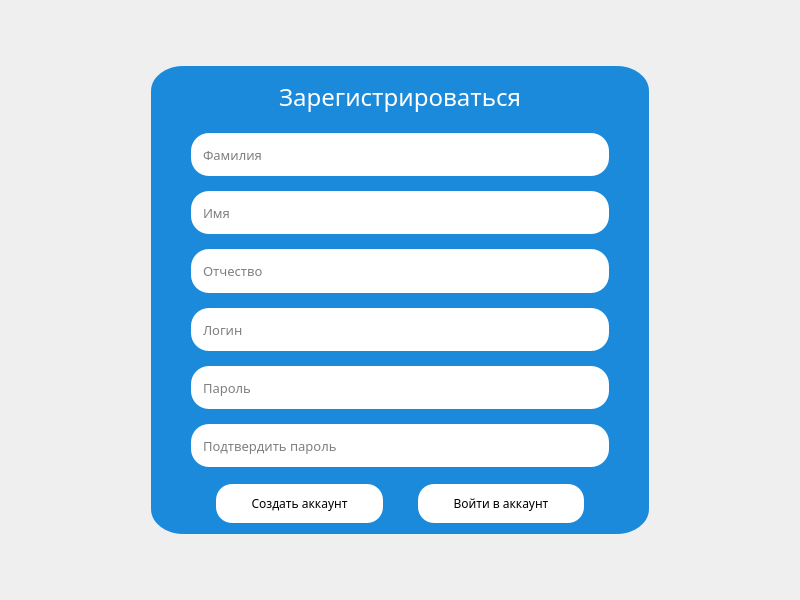
<?xml version="1.0" encoding="UTF-8"?>
<ui version="4.0">
 <class>RegWindow</class>
 <widget class="QDialog" name="RegWindow">
  <property name="geometry">
   <rect>
    <x>0</x>
    <y>0</y>
    <width>800</width>
    <height>600</height>
   </rect>
  </property>
  <property name="windowTitle">
   <string>Dialog</string>
  </property>
  <layout class="QGridLayout" name="gridLayout">
   <item row="0" column="1">
    <spacer name="verticalSpacer">
     <property name="orientation">
      <enum>Qt::Vertical</enum>
     </property>
     <property name="sizeType">
      <enum>QSizePolicy::Fixed</enum>
     </property>
     <property name="sizeHint" stdset="0">
      <size>
       <width>20</width>
       <height>55</height>
      </size>
     </property>
    </spacer>
   </item>
   <item row="1" column="0">
    <spacer name="horizontalSpacer_2">
     <property name="orientation">
      <enum>Qt::Horizontal</enum>
     </property>
     <property name="sizeType">
      <enum>QSizePolicy::Fixed</enum>
     </property>
     <property name="sizeHint" stdset="0">
      <size>
       <width>140</width>
       <height>20</height>
      </size>
     </property>
    </spacer>
   </item>
   <item row="2" column="3">
    <spacer name="horizontalSpacer">
     <property name="orientation">
      <enum>Qt::Horizontal</enum>
     </property>
     <property name="sizeType">
      <enum>QSizePolicy::Fixed</enum>
     </property>
     <property name="sizeHint" stdset="0">
      <size>
       <width>140</width>
       <height>206</height>
      </size>
     </property>
    </spacer>
   </item>
   <item row="3" column="1">
    <spacer name="verticalSpacer_2">
     <property name="orientation">
      <enum>Qt::Vertical</enum>
     </property>
     <property name="sizeType">
      <enum>QSizePolicy::Fixed</enum>
     </property>
     <property name="sizeHint" stdset="0">
      <size>
       <width>20</width>
       <height>55</height>
      </size>
     </property>
    </spacer>
   </item>
   <item row="1" column="1" rowspan="2">
    <widget class="QGroupBox" name="groupBox">
     <property name="enabled">
      <bool>true</bool>
     </property>
     <property name="font">
      <font>
       <bold>false</bold>
      </font>
     </property>
     <property name="focusPolicy">
      <enum>Qt::NoFocus</enum>
     </property>
     <property name="toolTipDuration">
      <number>-1</number>
     </property>
     <property name="statusTip">
      <string/>
     </property>
     <property name="whatsThis">
      <string/>
     </property>
     <property name="accessibleName">
      <string/>
     </property>
     <property name="accessibleDescription">
      <string/>
     </property>
     <property name="autoFillBackground">
      <bool>false</bool>
     </property>
     <property name="styleSheet">
      <string notr="true">background-color: rgb(28,138,219);
border-radius: 32px solid;</string>
     </property>
     <property name="title">
      <string notr="true"/>
     </property>
     <property name="alignment">
      <set>Qt::AlignCenter</set>
     </property>
     <property name="flat">
      <bool>false</bool>
     </property>
     <property name="checkable">
      <bool>false</bool>
     </property>
     <layout class="QGridLayout" name="gridLayout_2">
      <property name="leftMargin">
       <number>40</number>
      </property>
      <property name="rightMargin">
       <number>40</number>
      </property>
      <property name="verticalSpacing">
       <number>15</number>
      </property>
      <item row="0" column="0">
       <widget class="QLabel" name="signInLabel">
        <property name="enabled">
         <bool>true</bool>
        </property>
        <property name="font">
         <font>
          <family>Roboto Slab</family>
          <pointsize>18</pointsize>
          <bold>false</bold>
         </font>
        </property>
        <property name="styleSheet">
         <string notr="true">color: rgb(255, 255, 255);</string>
        </property>
        <property name="text">
         <string>Зарегистрироваться</string>
        </property>
        <property name="textFormat">
         <enum>Qt::AutoText</enum>
        </property>
        <property name="alignment">
         <set>Qt::AlignCenter</set>
        </property>
        <property name="wordWrap">
         <bool>false</bool>
        </property>
       </widget>
      </item>
      <item row="1" column="0">
       <widget class="QLineEdit" name="surname">
        <property name="enabled">
         <bool>true</bool>
        </property>
        <property name="sizePolicy">
         <sizepolicy hsizetype="Expanding" vsizetype="Preferred">
          <horstretch>0</horstretch>
          <verstretch>0</verstretch>
         </sizepolicy>
        </property>
        <property name="font">
         <font>
          <family>Roboto Slab</family>
          <pointsize>10</pointsize>
          <bold>false</bold>
         </font>
        </property>
        <property name="focusPolicy">
         <enum>Qt::StrongFocus</enum>
        </property>
        <property name="styleSheet">
         <string notr="true">background-color: rgb(255, 255, 255);
padding-left: 10px;
border-radius: 18px;</string>
        </property>
        <property name="frame">
         <bool>false</bool>
        </property>
        <property name="dragEnabled">
         <bool>false</bool>
        </property>
        <property name="readOnly">
         <bool>false</bool>
        </property>
        <property name="placeholderText">
         <string>Фамилия</string>
        </property>
        <property name="clearButtonEnabled">
         <bool>true</bool>
        </property>
       </widget>
      </item>
      <item row="2" column="0">
       <widget class="QLineEdit" name="name">
        <property name="enabled">
         <bool>true</bool>
        </property>
        <property name="sizePolicy">
         <sizepolicy hsizetype="Expanding" vsizetype="Preferred">
          <horstretch>0</horstretch>
          <verstretch>0</verstretch>
         </sizepolicy>
        </property>
        <property name="font">
         <font>
          <family>Roboto Slab</family>
          <pointsize>10</pointsize>
          <bold>false</bold>
         </font>
        </property>
        <property name="focusPolicy">
         <enum>Qt::StrongFocus</enum>
        </property>
        <property name="styleSheet">
         <string notr="true">background-color: rgb(255, 255, 255);
padding-left: 10px;
border-radius: 18px;</string>
        </property>
        <property name="frame">
         <bool>false</bool>
        </property>
        <property name="readOnly">
         <bool>false</bool>
        </property>
        <property name="placeholderText">
         <string>Имя</string>
        </property>
        <property name="clearButtonEnabled">
         <bool>true</bool>
        </property>
       </widget>
      </item>
      <item row="3" column="0">
       <widget class="QLineEdit" name="patronymic">
        <property name="enabled">
         <bool>true</bool>
        </property>
        <property name="sizePolicy">
         <sizepolicy hsizetype="Expanding" vsizetype="Preferred">
          <horstretch>0</horstretch>
          <verstretch>0</verstretch>
         </sizepolicy>
        </property>
        <property name="font">
         <font>
          <family>Roboto Slab</family>
          <pointsize>10</pointsize>
          <bold>false</bold>
         </font>
        </property>
        <property name="focusPolicy">
         <enum>Qt::StrongFocus</enum>
        </property>
        <property name="styleSheet">
         <string notr="true">background-color: rgb(255, 255, 255);
padding-left: 10px;
border-radius: 18px;</string>
        </property>
        <property name="frame">
         <bool>false</bool>
        </property>
        <property name="readOnly">
         <bool>false</bool>
        </property>
        <property name="placeholderText">
         <string>Отчество</string>
        </property>
        <property name="clearButtonEnabled">
         <bool>true</bool>
        </property>
       </widget>
      </item>
      <item row="4" column="0">
       <widget class="QLineEdit" name="login">
        <property name="sizePolicy">
         <sizepolicy hsizetype="Expanding" vsizetype="Preferred">
          <horstretch>0</horstretch>
          <verstretch>0</verstretch>
         </sizepolicy>
        </property>
        <property name="font">
         <font>
          <family>Roboto Slab</family>
          <pointsize>10</pointsize>
          <bold>false</bold>
         </font>
        </property>
        <property name="focusPolicy">
         <enum>Qt::StrongFocus</enum>
        </property>
        <property name="styleSheet">
         <string notr="true">background-color: rgb(255, 255, 255);
padding-left: 10px;
border-radius: 18px;</string>
        </property>
        <property name="frame">
         <bool>false</bool>
        </property>
        <property name="echoMode">
         <enum>QLineEdit::Normal</enum>
        </property>
        <property name="placeholderText">
         <string>Логин</string>
        </property>
        <property name="clearButtonEnabled">
         <bool>true</bool>
        </property>
       </widget>
      </item>
      <item row="5" column="0">
       <widget class="QLineEdit" name="password">
        <property name="enabled">
         <bool>true</bool>
        </property>
        <property name="sizePolicy">
         <sizepolicy hsizetype="Expanding" vsizetype="Preferred">
          <horstretch>0</horstretch>
          <verstretch>0</verstretch>
         </sizepolicy>
        </property>
        <property name="font">
         <font>
          <family>Roboto Slab</family>
          <pointsize>10</pointsize>
          <bold>false</bold>
         </font>
        </property>
        <property name="focusPolicy">
         <enum>Qt::StrongFocus</enum>
        </property>
        <property name="styleSheet">
         <string notr="true">background-color: rgb(255, 255, 255);
padding-left: 10px;
border-radius: 18px;</string>
        </property>
        <property name="frame">
         <bool>false</bool>
        </property>
        <property name="echoMode">
         <enum>QLineEdit::Password</enum>
        </property>
        <property name="readOnly">
         <bool>false</bool>
        </property>
        <property name="placeholderText">
         <string>Пароль</string>
        </property>
        <property name="clearButtonEnabled">
         <bool>true</bool>
        </property>
       </widget>
      </item>
      <item row="6" column="0">
       <widget class="QLineEdit" name="confirmPassword">
        <property name="enabled">
         <bool>true</bool>
        </property>
        <property name="sizePolicy">
         <sizepolicy hsizetype="Expanding" vsizetype="Preferred">
          <horstretch>0</horstretch>
          <verstretch>0</verstretch>
         </sizepolicy>
        </property>
        <property name="font">
         <font>
          <family>Roboto Slab</family>
          <pointsize>10</pointsize>
          <bold>false</bold>
         </font>
        </property>
        <property name="focusPolicy">
         <enum>Qt::StrongFocus</enum>
        </property>
        <property name="styleSheet">
         <string notr="true">background-color: rgb(255, 255, 255);
padding-left: 10px;
border-radius: 18px;</string>
        </property>
        <property name="frame">
         <bool>false</bool>
        </property>
        <property name="echoMode">
         <enum>QLineEdit::Password</enum>
        </property>
        <property name="readOnly">
         <bool>false</bool>
        </property>
        <property name="placeholderText">
         <string>Подтвердить пароль</string>
        </property>
        <property name="clearButtonEnabled">
         <bool>true</bool>
        </property>
       </widget>
      </item>
      <item row="7" column="0">
       <layout class="QHBoxLayout" name="horizontalLayout">
        <property name="spacing">
         <number>35</number>
        </property>
        <property name="sizeConstraint">
         <enum>QLayout::SetDefaultConstraint</enum>
        </property>
        <property name="leftMargin">
         <number>25</number>
        </property>
        <property name="topMargin">
         <number>2</number>
        </property>
        <property name="rightMargin">
         <number>25</number>
        </property>
        <property name="bottomMargin">
         <number>2</number>
        </property>
        <item>
         <widget class="QPushButton" name="createAccButton">
          <property name="sizePolicy">
           <sizepolicy hsizetype="Preferred" vsizetype="Minimum">
            <horstretch>0</horstretch>
            <verstretch>0</verstretch>
           </sizepolicy>
          </property>
          <property name="font">
           <font>
            <family>Roboto Slab</family>
            <bold>false</bold>
            <stylestrategy>PreferDefault</stylestrategy>
           </font>
          </property>
          <property name="styleSheet">
           <string notr="true">background-color: rgb(255, 255, 255);
border-radius: 16px;</string>
          </property>
          <property name="text">
           <string>Создать аккаунт</string>
          </property>
          <property name="iconSize">
           <size>
            <width>20</width>
            <height>20</height>
           </size>
          </property>
         </widget>
        </item>
        <item>
         <widget class="QPushButton" name="backToSignInButton">
          <property name="enabled">
           <bool>true</bool>
          </property>
          <property name="sizePolicy">
           <sizepolicy hsizetype="Preferred" vsizetype="Minimum">
            <horstretch>0</horstretch>
            <verstretch>0</verstretch>
           </sizepolicy>
          </property>
          <property name="font">
           <font>
            <family>Roboto Slab</family>
            <bold>false</bold>
           </font>
          </property>
          <property name="acceptDrops">
           <bool>false</bool>
          </property>
          <property name="autoFillBackground">
           <bool>false</bool>
          </property>
          <property name="styleSheet">
           <string notr="true">background-color: rgb(255, 255, 255);
border-radius: 16px;</string>
          </property>
          <property name="text">
           <string>Войти в аккаунт</string>
          </property>
          <property name="checkable">
           <bool>false</bool>
          </property>
          <property name="autoRepeat">
           <bool>false</bool>
          </property>
          <property name="autoExclusive">
           <bool>false</bool>
          </property>
          <property name="autoDefault">
           <bool>false</bool>
          </property>
          <property name="default">
           <bool>false</bool>
          </property>
          <property name="flat">
           <bool>false</bool>
          </property>
         </widget>
        </item>
       </layout>
      </item>
     </layout>
     <zorder>name</zorder>
     <zorder>patronymic</zorder>
     <zorder>login</zorder>
     <zorder>password</zorder>
     <zorder>confirmPassword</zorder>
     <zorder>signInLabel</zorder>
     <zorder>surname</zorder>
    </widget>
   </item>
  </layout>
 </widget>
 <resources/>
 <connections/>
</ui>
